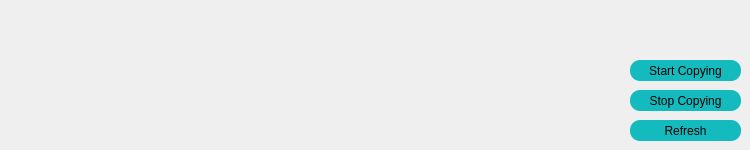
    <widget class="QWidget" name="home">
     <widget class="QPushButton" name="startbtn">
      <property name="geometry">
       <rect>
        <x>630</x>
        <y>60</y>
        <width>111</width>
        <height>21</height>
       </rect>
      </property>
      <property name="cursor">
       <cursorShape>PointingHandCursor</cursorShape>
      </property>
      <property name="styleSheet">
       <string notr="true">
*{
border-radius: 10px;
background-color:#14bbbe;
} 
*:hover{
                        background: '#aafffa';
                    }</string>
      </property>
      <property name="text">
       <string>Start Copying</string>
      </property>
     </widget>
     <widget class="QPushButton" name="stopbtn">
      <property name="geometry">
       <rect>
        <x>630</x>
        <y>90</y>
        <width>111</width>
        <height>21</height>
       </rect>
      </property>
      <property name="cursor">
       <cursorShape>PointingHandCursor</cursorShape>
      </property>
      <property name="styleSheet">
       <string notr="true">
*{
border-radius: 10px;
background-color:#14bbbe;
} 
*:hover{
                        background: '#aafffa';
                    }</string>
      </property>
      <property name="text">
       <string>Stop Copying</string>
      </property>
     </widget>
     <widget class="QPushButton" name="refreshbtn">
      <property name="geometry">
       <rect>
        <x>630</x>
        <y>120</y>
        <width>111</width>
        <height>21</height>
       </rect>
      </property>
      <property name="cursor">
       <cursorShape>PointingHandCursor</cursorShape>
      </property>
      <property name="styleSheet">
       <string notr="true">
*{
border-radius: 10px;
background-color:#14bbbe;
} 
*:hover{
                        background: '#aafffa';
                    }</string>
      </property>
      <property name="text">
       <string>Refresh</string>
      </property>
     </widget>
    </widget>
